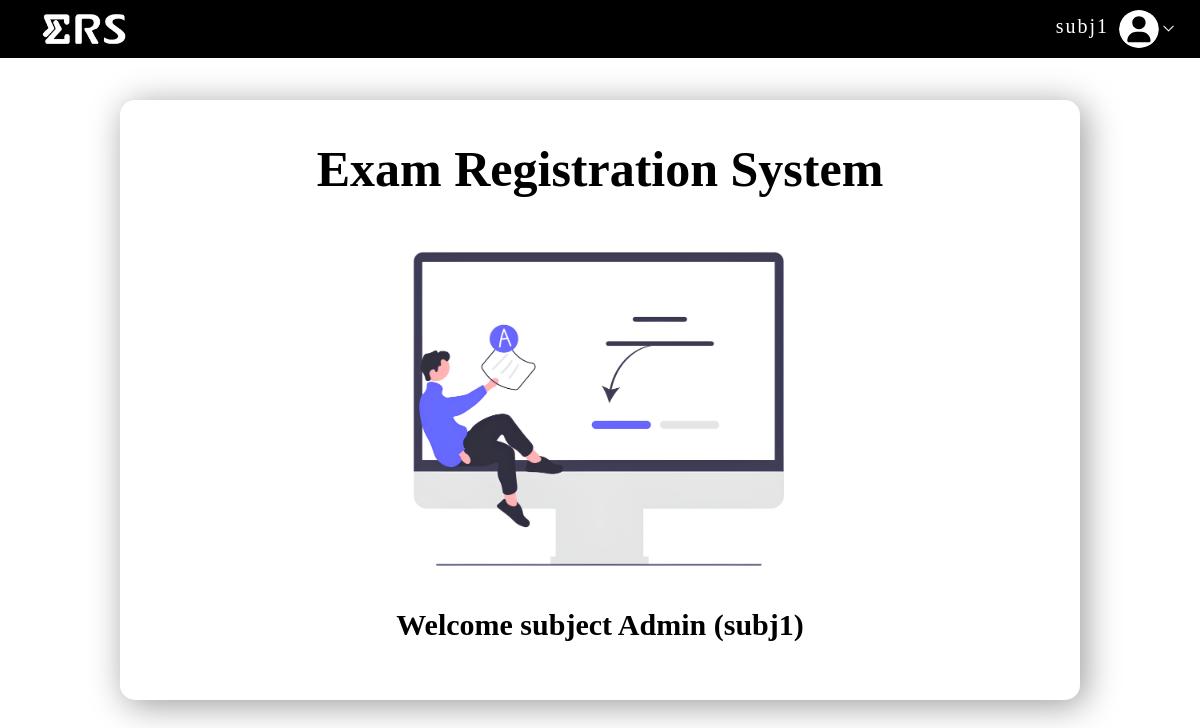
The app's page /admin/index.php?page=asignUnits (signed in), older data.
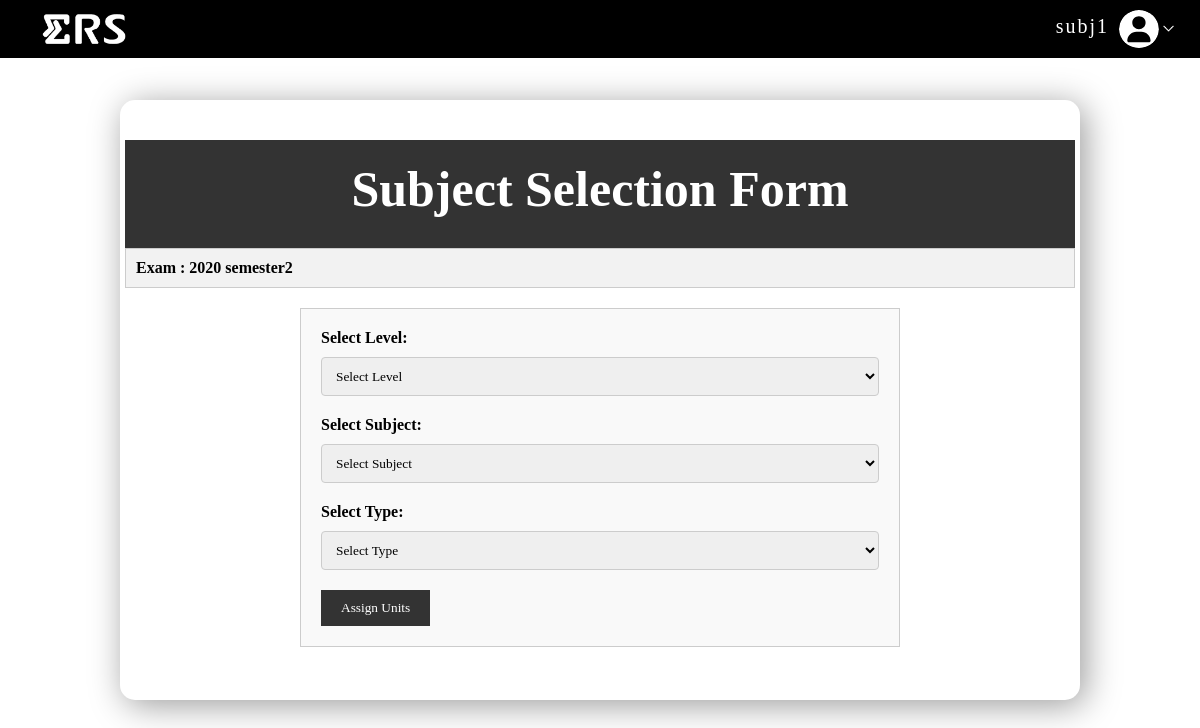
The same page, newer data.
### tables this page shows
CREATE TABLE `exam_reg` (
  `exam_id` int(11) NOT NULL,
  `academic_year` varchar(10) NOT NULL,
  `semester` enum('1','2') NOT NULL,
  `status` enum('draft','registration','closed','hidden') DEFAULT 'draft',
  `closing_date` date NOT NULL DEFAULT '2020-01-01',
  `date_created` date DEFAULT '2020-01-01'
);

### config/adminName.php (called while the page is built, shortened)
<?php
$get_name = "SELECT name
FROM admin
WHERE email ='".$_SESSION['userid']."'";
$res = mysqli_query($con, $get_name)->fetch_assoc();
$userprofname = $res['name'];
?>

### admin/subjectAdmin/assignUnits/currentExam.php (called while the page is built)
<?php
$getCurrentExam = "SELECT * FROM exam_reg WHERE status = 'draft'";
$result = mysqli_query($con, $getCurrentExam);
if ($result->num_rows > 0) {
    $curExam = mysqli_fetch_assoc($result);
}
?>

### admin/subjectAdmin/assignUnits/assignUnits.php (the view, shortened to what this page needs)
<link rel="stylesheet" href="subjectAdmin/assignUnits/assignunit.css">
    <h1>Subject Selection Form</h1>
    <div class="exam-info">
        <h4>Exam : <?php echo $curExam['academic_year'] . " semester" . $curExam['semester']; ?></h4>
    </div>
    <form id="assignment-form" action="" method="POST">
        <label for="level">Select Level:</label>
        <select id="level" name="level">
            <option value="" disabled selected>Select Level</option>
        </select>
        <label for="subject">Select Subject:</label>
        <select id="subject" name="subject">
            <option value="" disabled selected>Select Subject</option>
        </select>
        <label for="type">Select Type:</label>
        <select id="type" name="type">
            <option value="" disabled selected>Select Type</option>
        </select>
        <button type="button" class="form-btn" id="assign-button">Assign Units</button>
    </form>

### admin/navbar.php (shortened to what this page needs)
<nav>
    <img src="<?php echo $rpath;?>..\assets\img\panels\logo.png" class="logo">
    <div class="user">
        <p><?php echo $userprofname?></p>
        <img src="<?php echo $rpath;?>..\assets/img/panels/down.png" onclick="toggleMenu()">
    </div>
</nav>

### admin/subjectAdmin/subj_admin_dashboard.php
<h1>Exam Registration System</h1> <br>
<img alt="Banner" src="../../assets/img/panels/Banner.png">
<h2>Welcome subject Admin (<?php echo $userprofname?>)</h2>

Row changes from the older to the newer data that the page shows:
now on this page (row edited): exam_reg: academic_year "2020", semester "2"
Text that changed along with them:
form field level: (not shown) → "Select Level"
form field subject: (not shown) → "Select Subject"
form field type: (not shown) → "Select Type"
$userprofname: "subj1" → (not shown)
text no longer shown: "Exam Registration System Welcome subject Admin ( )"
text now shown: "Subject Selection Form Exam : semester Select Level: Select Subject: Select Type: Assign Units"
